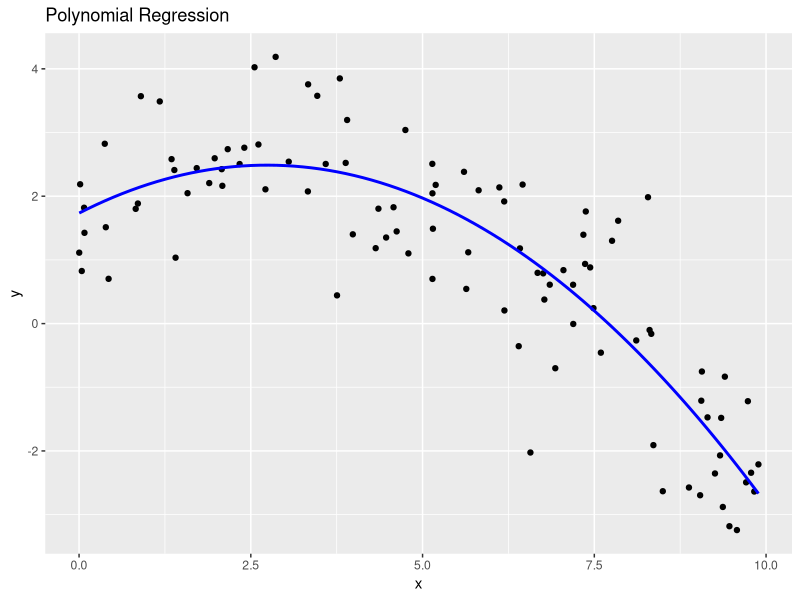
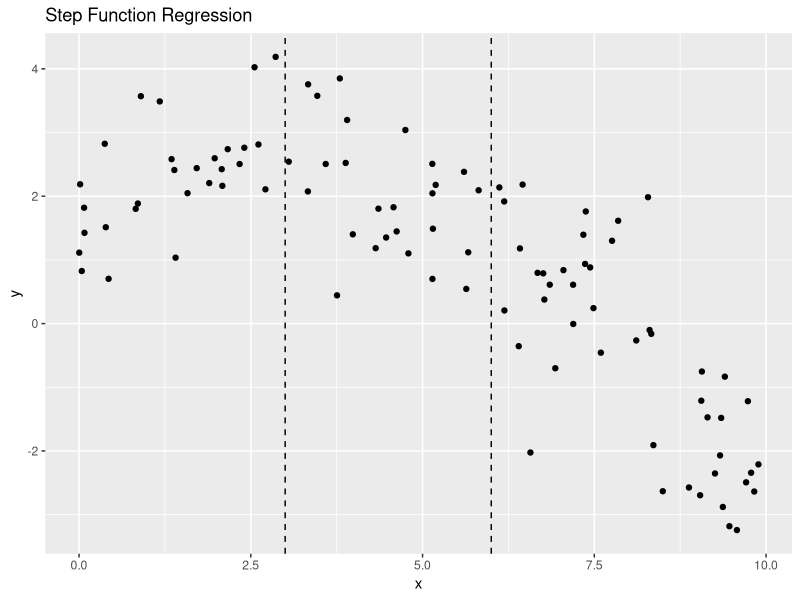
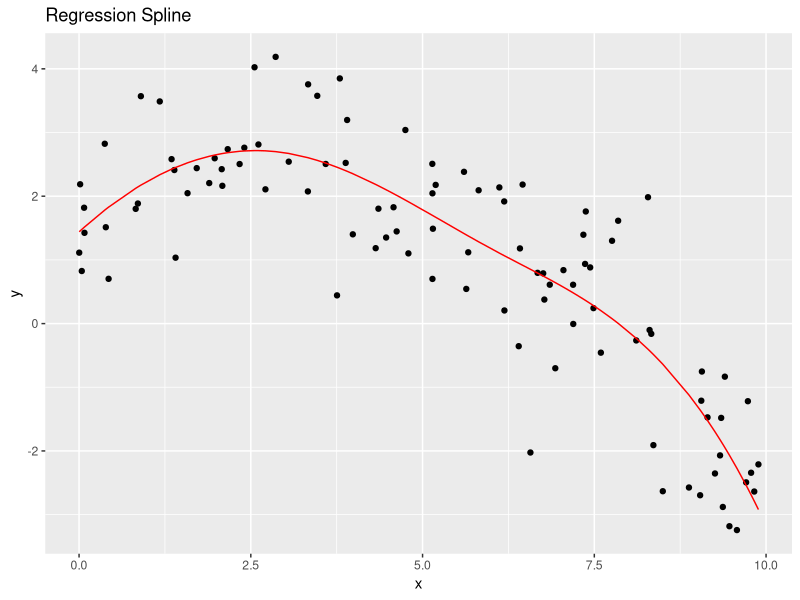
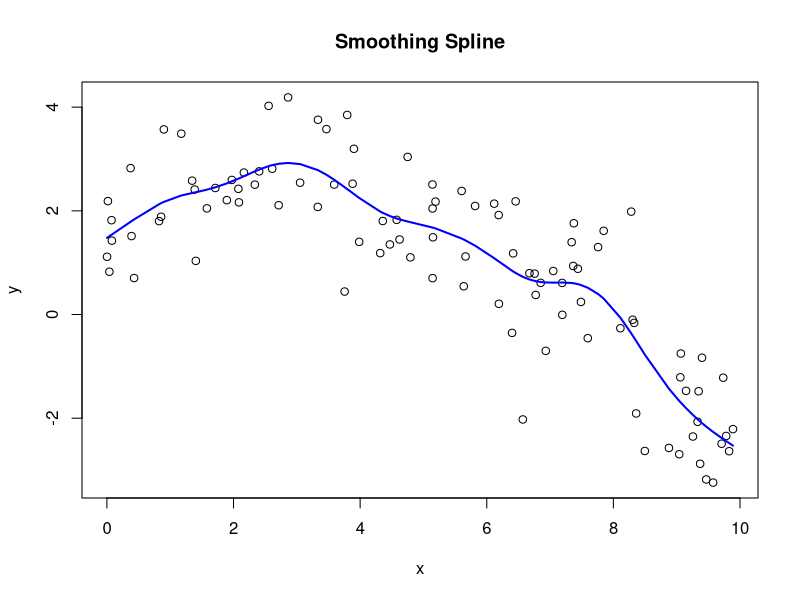
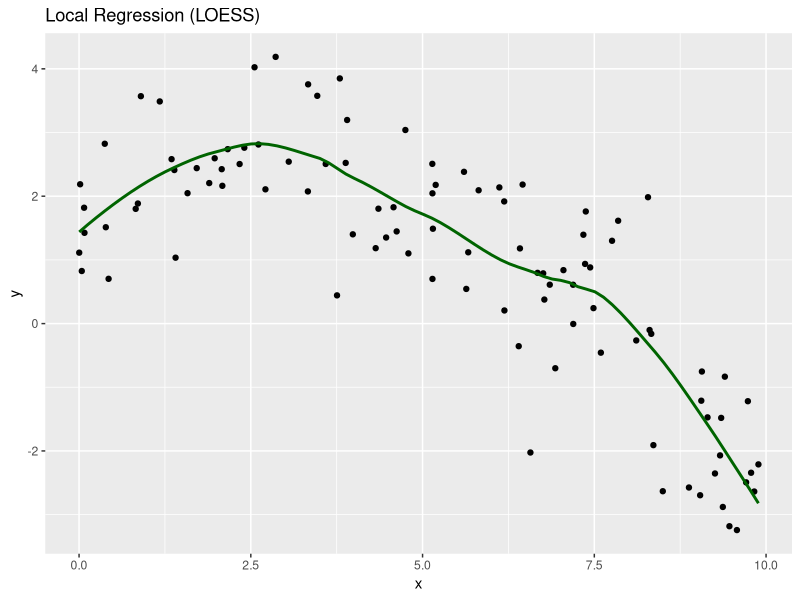
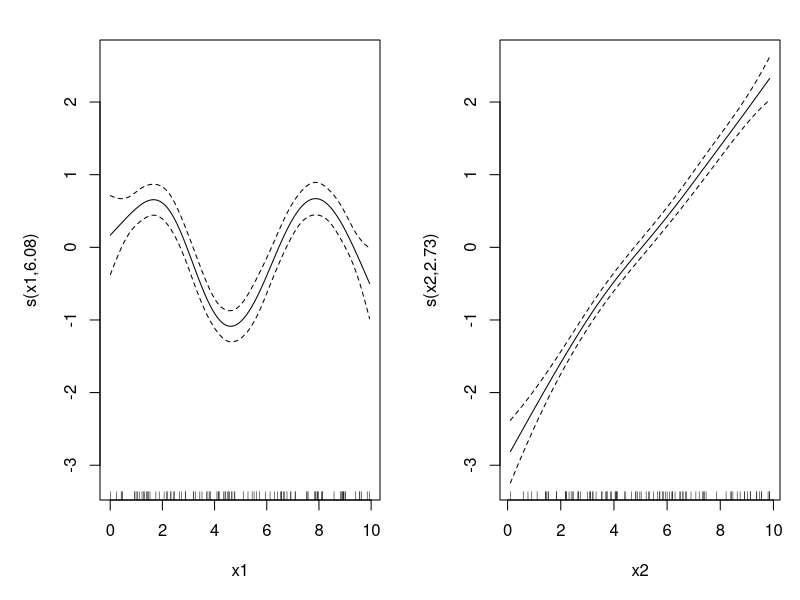

These charts were generated, in order, by the following R code:
## ---- chunk 1
library(tidyverse)

set.seed(42)
x <- runif(100, 0, 10)
y <- 2 + 0.5 * x - 0.1 * x^2 + rnorm(100, 0, 1)
data <- tibble(x, y)

# Fit a polynomial regression model
fit_poly <- lm(y ~ poly(x, 2, raw = TRUE), data = data)
summary(fit_poly)

# Plot
ggplot(data, aes(x, y)) +
  geom_point() +
  stat_smooth(method = "lm", formula = y ~ poly(x, 2, raw = TRUE), se = FALSE, color = "blue") +
  labs(title = "Polynomial Regression", y = "y", x = "x")
## ---- chunk 2
# Create cut-points
data <- data %>%
  mutate(x_cut = cut(x, breaks = c(0, 3, 6, 10)))

fit_step <- lm(y ~ x_cut, data = data)
summary(fit_step)

ggplot(data, aes(x, y)) +
  geom_point() +
  geom_vline(xintercept = c(3, 6), linetype = "dashed") +
  labs(title = "Step Function Regression")
## ---- chunk 3
basis1 <- x
basis2 <- x^2
basis3 <- x^3

fit_basis <- lm(y ~ basis1 + basis2 + basis3)
summary(fit_basis)
## ---- chunk 4
library(splines)

fit_spline <- lm(y ~ bs(x, knots = c(3, 6), degree = 3), data = data)
summary(fit_spline)

ggplot(data, aes(x, y)) +
  geom_point() +
  geom_line(aes(y = predict(fit_spline)), color = "red") +
  labs(title = "Regression Spline")
## ---- chunk 5
fit_smooth <- smooth.spline(x, y, cv = TRUE)

plot(x, y, main = "Smoothing Spline", xlab = "x", ylab = "y")
lines(fit_smooth, col = "blue", lwd = 2)
## ---- chunk 6
fit_loess <- loess(y ~ x, span = 0.5)

ggplot(data, aes(x, y)) +
  geom_point() +
  geom_smooth(method = "loess", span = 0.5, se = FALSE, color = "darkgreen") +
  labs(title = "Local Regression (LOESS)")
## ---- chunk 7
library(mgcv)

# Generate 2D example data
set.seed(123)
x1 <- runif(100, 0, 10)
x2 <- runif(100, 0, 10)
y <- 2 + sin(x1) + 0.5 * x2 + rnorm(100, 0, 0.5)
df <- data.frame(x1, x2, y)

fit_gam <- gam(y ~ s(x1) + s(x2), data = df)
summary(fit_gam)
plot(fit_gam, pages = 1)
